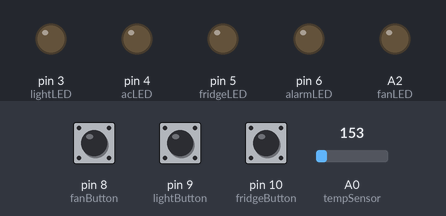
Bench run of a sketch on a simulated Arduino Uno, built with avr-gcc and run on an emulated ATmega328P. Shown: output pins drawn as LEDs (lit = HIGH). The test bench sets the inputs (shaded band); at power-on: A0 (tempSensor) = 153, pin 8 (fanButton) HIGH, pin 9 (lightButton) HIGH, pin 10 (fridgeButton) HIGH. What the sketch prints to the serial monitor is not drawn.

Above: at 1.2 s.
1.3 s: A0 (tempSensor) set to 180
At 1.7 s:
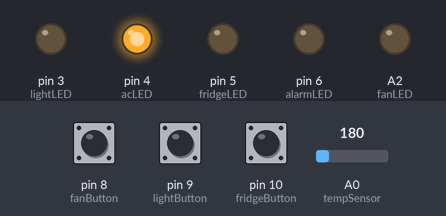
2.8 s: pin 8 (fanButton) pulled LOW for 0.15 s
At 2.9 s:
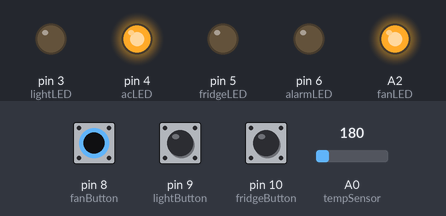
4.4 s: pin 9 (lightButton) pulled LOW for 0.15 s
At 5.5 s:
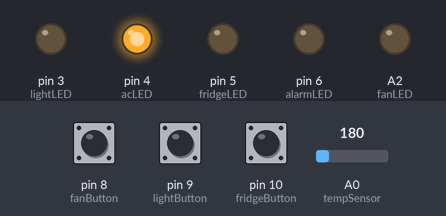
6.0 s: pin 10 (fridgeButton) pulled LOW for 0.15 s
At 7.3 s:
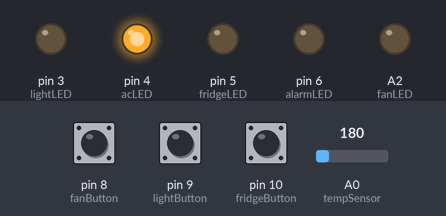
7.6 s: pin 10 (fridgeButton) pulled LOW for 3.2 s
At 9.0 s:
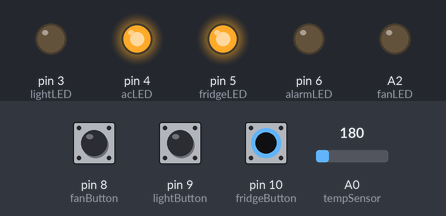
13.8 s: pin 8 (fanButton) pulled LOW for 3.2 s
At 15.2 s:
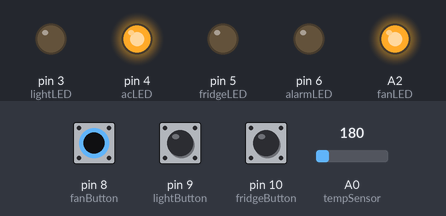
Timing chart, 0 to 18.5 s (numbered marks = the images above; inputs shaded):
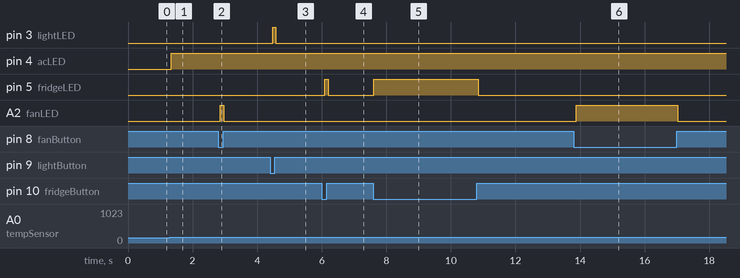

The sketch:

SmartHomeManager.ino
```cpp
// ==================================================
//       SMART HOME MANAGER SYSTEM – FINAL VERSION
// ==================================================

// --- LED PINS ---
const int fanLED        = A2;    // Green
const int lightLED      = 3;     // Yellow
const int acLED         = 4;     // Blue
const int fridgeLED     = 5;     // White
const int alarmLED      = 6;     // Red

// --- BUTTON PINS ---
const int fanButton     = 8;
const int lightButton   = 9;
const int fridgeButton  = 10;

// --- TEMPERATURE SENSOR ---
const int tempSensor = A0;
const float tempThreshold = 30.0;  // AC turns ON at 30°C or higher

void setup() {
  // Initialize all LEDs as OUTPUT
  pinMode(fanLED, OUTPUT);
  pinMode(lightLED, OUTPUT);
  pinMode(acLED, OUTPUT);
  pinMode(fridgeLED, OUTPUT);
  pinMode(alarmLED, OUTPUT);

  // Initialize buttons with internal pull-up resistors
  pinMode(fanButton, INPUT_PULLUP);
  pinMode(lightButton, INPUT_PULLUP);
  pinMode(fridgeButton, INPUT_PULLUP);

  // Start serial communication
  Serial.begin(9600);
  Serial.println("✅ Smart Home Manager – Ready!");
}

void loop() {
  // === READ & CONVERT TEMPERATURE (TMP36) ===
  int sensorValue = analogRead(tempSensor);
  float voltage = sensorValue * (5.0 / 1023.0);
  float temperatureC = (voltage - 0.5) * 100.0;  // TMP36 formula: (V - 0.5V) * 100

  // === SERIAL MONITOR DEBUG OUTPUT ===
  Serial.print("🌡️ Temp: ");
  Serial.print(temperatureC);
  Serial.print("°C | ");

  Serial.print("Fan: ");
  Serial.print(digitalRead(fanButton));
  Serial.print(" | Light: ");
  Serial.print(digitalRead(lightButton));
  Serial.print(" | Fridge: ");
  Serial.println(digitalRead(fridgeButton));

  // === AC: AUTOMATIC CONTROL (NO BUTTON) ===
  if (temperatureC >= tempThreshold) {
    digitalWrite(acLED, HIGH);   // Turn ON if hot
  } else {
    digitalWrite(acLED, LOW);    // Turn OFF if cool
  }

  // === FAN: MANUAL MOMENTARY CONTROL ===
  if (digitalRead(fanButton) == LOW) {
    digitalWrite(fanLED, HIGH);
  } else {
    digitalWrite(fanLED, LOW);
  }

  // === LIGHT: MANUAL MOMENTARY CONTROL ===
  if (digitalRead(lightButton) == LOW) {
    digitalWrite(lightLED, HIGH);
  } else {
    digitalWrite(lightLED, LOW);
  }

  // === FRIDGE: MANUAL MOMENTARY CONTROL ===
  if (digitalRead(fridgeButton) == LOW) {
    digitalWrite(fridgeLED, HIGH);
  } else {
    digitalWrite(fridgeLED, LOW);
  }

  // === ALARM: RESERVED (OFF FOR NOW) ===
  digitalWrite(alarmLED, LOW);

  // Small delay for smooth response
  delay(100);
}
```

Measured:
- the behaviour switches between 163 and 164 on A0 (tempSensor) (found by bisection; images 0 and 1)
- after the input at 1.3 s, pin 4 (acLED): LOW → HIGH at once
- after the input at 2.8 s, A2 (fanLED): LOW → HIGH after 0.06 s, → LOW 0.10 s later
- after the input at 4.4 s, pin 3 (lightLED): LOW → HIGH after 0.08 s, → LOW 0.10 s later
- after the input at 6.0 s, pin 5 (fridgeLED): LOW → HIGH after 0.10 s, → LOW 0.10 s later
- after the input at 7.6 s, pin 5 (fridgeLED): LOW → HIGH at once, → LOW 3.2 s later
- after the input at 13.8 s, A2 (fanLED): LOW → HIGH after 0.08 s, → LOW 3.1 s later
